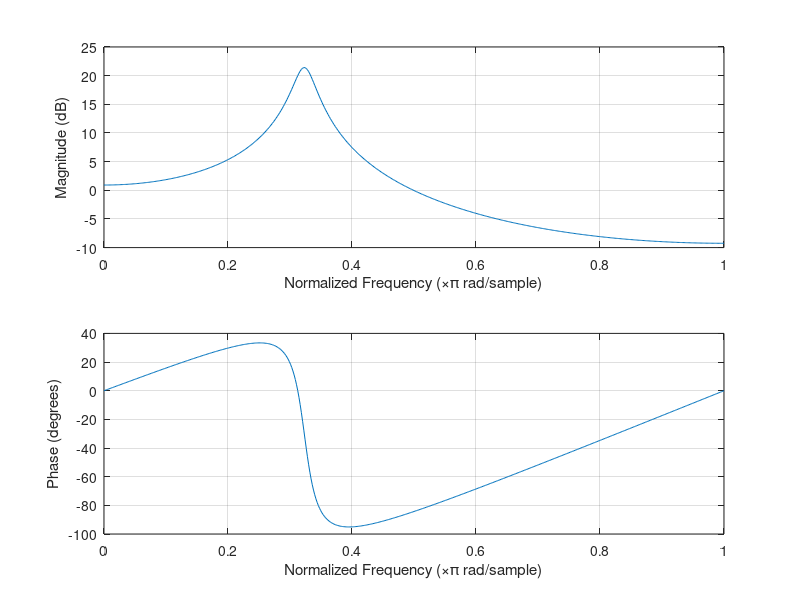

The MATLAB source for this figure:
%
% example2_15a.m - magnitude and phase response of an IIR filter
%

% For the book "Real Time Digital Signal Processing: 
%               Fundamentals,Implementation and Application, 3rd Ed"
%               By Sen M. Kuo, Bob H. Lee, and Wenshun Tian
%               Publisher: John Wiley and Sons, Ltd

b=[1], a=[1, -1, 0.9]; % Define numerator and denominator coefs
freqz(b,a);            % Plot magnitude and phase responses